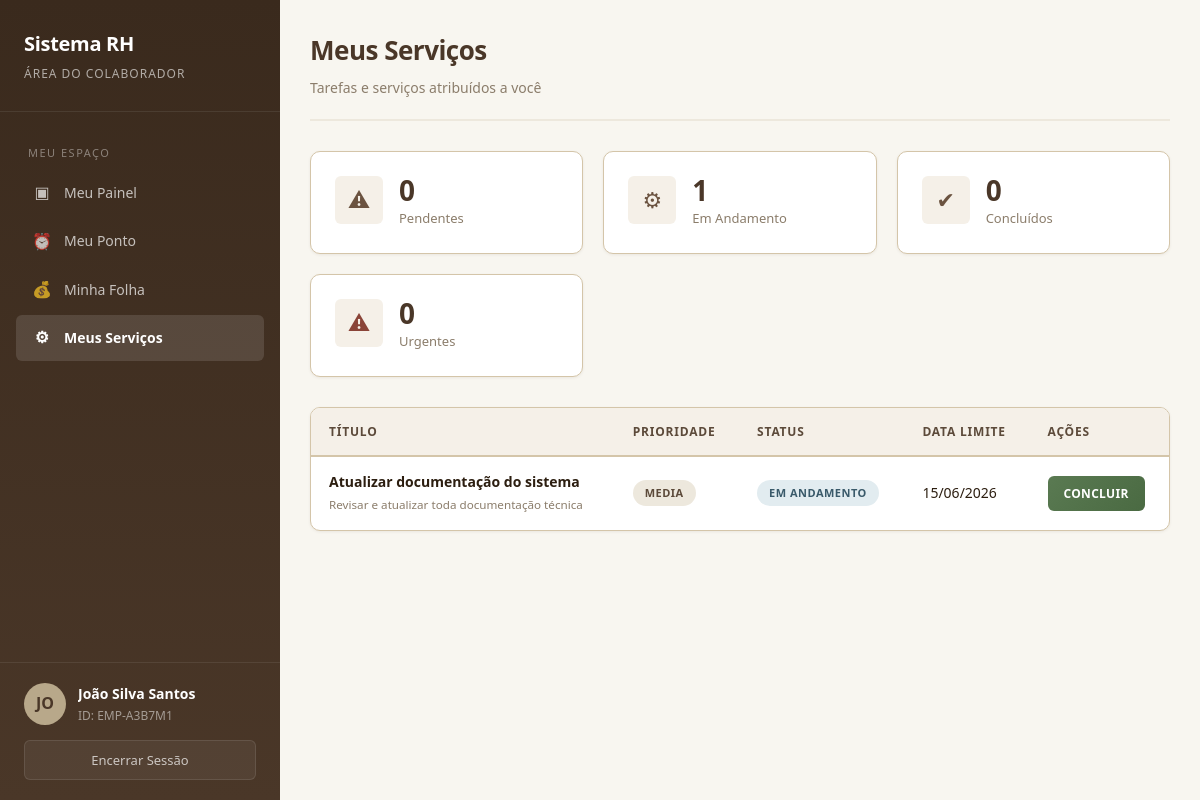
Page /employee/servicos.php (signed in) on the committed database.
### tables this page shows
CREATE TABLE IF NOT EXISTS users (
    id INT AUTO_INCREMENT PRIMARY KEY,
    obfuscated_id VARCHAR(50) UNIQUE NOT NULL,
    nome_completo VARCHAR(200) NOT NULL,
    cpf VARCHAR(14) UNIQUE NOT NULL,
    data_nascimento DATE NOT NULL,
    cargo VARCHAR(100) NOT NULL,
    email VARCHAR(150) NOT NULL,
    senha_hash VARCHAR(255) NOT NULL,
    nivel_acesso ENUM('admin','rh','coordenacao','funcionario') DEFAULT 'funcionario',
    status ENUM('ativo','inativo','ferias','licenca') DEFAULT 'ativo',
    data_criacao DATETIME DEFAULT CURRENT_TIMESTAMP,
    data_atualizacao DATETIME DEFAULT CURRENT_TIMESTAMP ON UPDATE CURRENT_TIMESTAMP,
    INDEX idx_obfuscated_id (obfuscated_id),
    INDEX idx_email (email),
    INDEX idx_cargo (cargo)
);

CREATE TABLE IF NOT EXISTS servicos (
    id INT AUTO_INCREMENT PRIMARY KEY,
    user_id INT NOT NULL,
    titulo VARCHAR(200) NOT NULL,
    descricao TEXT,
    prioridade ENUM('baixa','media','alta','urgente') DEFAULT 'media',
    status ENUM('pendente','em_andamento','concluido','cancelado') DEFAULT 'pendente',
    data_criacao DATETIME DEFAULT CURRENT_TIMESTAMP,
    data_limite DATE,
    criado_por INT,
    FOREIGN KEY (user_id) REFERENCES users(id) ON DELETE CASCADE,
    FOREIGN KEY (criado_por) REFERENCES users(id) ON DELETE SET NULL
);

### employee/servicos.php (the view, shortened to what this page needs)
<?php
require_once '../config/functions.php';
require_once '../includes/header_employee.php';
$db = Database::getInstance()->getConnection();
$userId = $_SESSION['user_id'];
$servicos = $db->prepare("SELECT * FROM servicos WHERE user_id = ? ORDER BY FIELD(prioridade, 'urgente', 'alta', 'media', 'baixa'), data_limite ASC");
$servicos->execute([$userId]);
$servicos = $servicos->fetchAll();
?>
<div class="page-header">
    <h1>Meus Serviços</h1>
    <p>Tarefas e serviços atribuídos a você</p>
</div>
<?php if (empty($servicos)): ?>
<div class="card fade-in">
    <div class="card-body" style="padding: 60px; text-align: center;">
        <div style="font-size: 48px; color: var(--beige-dark); margin-bottom: 15px;">&#9881;</div>
        <h3 style="color: var(--brown);">Nenhum serviço atribuído</h3>
        <p style="color: var(--text-muted); margin-top: 8px;">Aguarde a atribuição de novas tarefas.</p>
    </div>
</div>
<?php else: ?>
<div class="stats-grid fade-in">
    <?php
    $counts = ['pendente' => 0, 'em_andamento' => 0, 'concluido' => 0, 'urgente' => 0];
    foreach ($servicos as $s) {
        $counts[$s['status']] = ($counts[$s['status']] ?? 0) + 1;
    }
    ?>
    <div class="stat-card">
        <div class="stat-icon">&#9888;</div>
        <div class="stat-content">
            <h4><?= $counts['pendente'] ?></h4>
            <p>Pendentes</p>
        </div>
    </div>
    <div class="stat-card">
        <div class="stat-icon">&#9881;</div>
        <div class="stat-content">
            <h4><?= $counts['em_andamento'] ?></h4>
            <p>Em Andamento</p>
        </div>
    </div>
    <div class="stat-card">
        <div class="stat-icon">&#10004;</div>
        <div class="stat-content">
            <h4><?= $counts['concluido'] ?></h4>
            <p>Concluídos</p>
        </div>
    </div>
    <div class="stat-card">
        <div class="stat-icon" style="color: #8a4438;">&#9888;</div>
        <div class="stat-content">
            <h4><?= $counts['urgente'] ?></h4>
            <p>Urgentes</p>
        </div>
    </div>
</div>
<div class="card fade-in">
    <div class="card-body" style="padding: 0;">
        <table class="table">
            <thead>
                <tr>
                    <th>Título</th>
                    <th>Prioridade</th>
                    <th>Status</th>
                    <th>Data Limite</th>
                    <th>Ações</th>
                </tr>
            </thead>
            <tbody>
                <?php foreach ($servicos as $s): ?>
                <tr>
                    <td>
                        <strong><?= htmlspecialchars($s['titulo']) ?></strong>
                        <?php if ($s['descricao']): ?>
                            <br><small style="color: var(--text-muted);"><?= htmlspecialchars($s['descricao']) ?></small>
                        <?php endif; ?>
                    </td>
                    <td><?= getStatusBadge($s['prioridade']) ?></td>
                    <td><?= getStatusBadge($s['status']) ?></td>
                    <td><?= $s['data_limite'] ? formatDate($s['data_limite']) : '-' ?></td>
                    <td>
                        <?php if ($s['status'] === 'pendente'): ?>
                            <a href="?update_status=em_andamento&servico_id=<?= $s['id'] ?>" class="btn btn-sm btn-secondary">Iniciar</a>
                        <?php elseif ($s['status'] === 'em_andamento'): ?>
                            <a href="?update_status=concluido&servico_id=<?= $s['id'] ?>" class="btn btn-sm btn-success">Concluir</a>
                        <?php endif; ?>
                    </td>
                </tr>
                <?php endforeach; ?>
            </tbody>
        </table>
    </div>
</div>
<?php endif; ?>
<?php require_once '../includes/footer.php'; ?>

### includes/header_employee.php (shortened to what this page needs)
<?php
require_once __DIR__ . '/../config/functions.php';
$db = Database::getInstance()->getConnection();
$stmt = $db->prepare("SELECT * FROM users WHERE id = ?");
$stmt->execute([$_SESSION['user_id']]);
$currentUser = $stmt->fetch();
$currentPage = basename($_SERVER['PHP_SELF'], '.php');
function isActive($page) {
    global $currentPage;
    return $currentPage === $page ? 'active' : '';
}
?>
<!DOCTYPE html>
<html lang="pt-BR">
<head>
    <link rel="stylesheet" href="../css/style.css">
</head>
<body>
<div class="app-layout">
    <aside class="sidebar">
        <div class="sidebar-header">
            <h2>Sistema RH</h2>
            <p>Área do Colaborador</p>
        </div>
        <nav class="sidebar-nav">
            <div class="nav-section">
                <div class="nav-section-title">Meu Espaço</div>
                <a href="dashboard.php" class="nav-item <?=isActive('dashboard')?>">
                    <span class="nav-icon">&#9635;</span> Meu Painel
                </a>
                <a href="meu_ponto.php" class="nav-item <?=isActive('meu_ponto')?>">
                    <span class="nav-icon">&#9200;</span> Meu Ponto
                </a>
                <a href="minha_folha.php" class="nav-item <?=isActive('minha_folha')?>">
                    <span class="nav-icon">&#128176;</span> Minha Folha
                </a>
                <a href="servicos.php" class="nav-item <?=isActive('servicos')?>">
                    <span class="nav-icon">&#9881;</span> Meus Serviços
                </a>
            </div>
        </nav>
        <div class="sidebar-footer">
            <div class="sidebar-user">
                <div class="user-avatar"><?=strtoupper(substr($currentUser['nome_completo'], 0, 2))?></div>
                <div class="user-info">
                    <h4><?=htmlspecialchars($currentUser['nome_completo'])?></h4>
                    <p>ID: <?=$currentUser['obfuscated_id']?></p>
                </div>
            </div>
            <button class="btn-logout" onclick="if(confirm('Deseja sair?')) window.location='../logout.php'">
                Encerrar Sessão
            </button>
        </div>
    </aside>
    <main class="main-content">

### config/functions.php (shortened to what this page needs)
<?php
function formatDate($date) {
    return date('d/m/Y', strtotime($date));
}
function getStatusBadge($status) {
    $classes = [
        'trabalhado' => 'badge-success',
        'nao_trabalhado' => 'badge-danger',
        'sem_registro' => 'badge-warning',
        'falta_justificada' => 'badge-info',
        'pendente' => 'badge-warning',
        'aprovado' => 'badge-success',
        'rejeitado' => 'badge-danger',
        'em_andamento' => 'badge-info',
        'concluido' => 'badge-success',
        'cancelado' => 'badge-secondary',
        'aberto' => 'badge-danger',
        'em_analise' => 'badge-warning',
        'resolvido' => 'badge-success',
        'fechado' => 'badge-secondary'
    ];
    $class = $classes[$status] ?? 'badge-secondary';
    return '<span class="badge ' . $class . '">' . ucfirst(str_replace('_', ' ', $status)) . '</span>';
}
?>

### rows in the picture
users: nome_completo "JO", nome_completo "João Silva Santos", obfuscated "EMP-A3B7M1"
servicos: titulo "Atualizar documentação do sistema", descricao "Revisar e atualizar toda documentação técnica", prioridade "MEDIA EM ANDAMENTO", data_limite "15/06/2026"

### other values in the picture
$counts['pendente'] "0"
$counts['em_andamento'] "1"
$counts['concluido'] "0"
$counts['urgente'] "0"
